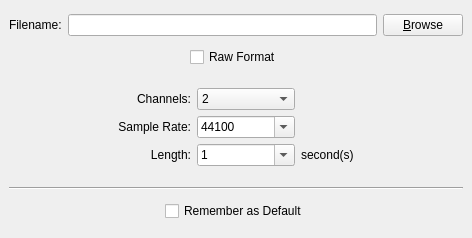
<ui version="4.0" >
 <class>CNewSoundDialogContent</class>
 <widget class="QWidget" name="CNewSoundDialogContent" >
  <property name="geometry" >
   <rect>
    <x>0</x>
    <y>0</y>
    <width>472</width>
    <height>238</height>
   </rect>
  </property>
  <property name="windowTitle" >
   <string>Form</string>
  </property>
  <layout class="QVBoxLayout" >
   <property name="margin" >
    <number>9</number>
   </property>
   <property name="spacing" >
    <number>6</number>
   </property>
   <item>
    <layout class="QHBoxLayout" >
     <property name="margin" >
      <number>0</number>
     </property>
     <property name="spacing" >
      <number>6</number>
     </property>
     <item>
      <widget class="QLabel" name="filenameLabel" >
       <property name="text" >
        <string>Filename:</string>
       </property>
      </widget>
     </item>
     <item>
      <widget class="QLineEdit" name="filenameEdit" />
     </item>
     <item>
      <widget class="QPushButton" name="browseButton" >
       <property name="text" >
        <string>&amp;Browse</string>
       </property>
      </widget>
     </item>
    </layout>
   </item>
   <item>
    <layout class="QHBoxLayout" >
     <property name="margin" >
      <number>0</number>
     </property>
     <property name="spacing" >
      <number>6</number>
     </property>
     <item>
      <spacer>
       <property name="orientation" >
        <enum>Qt::Horizontal</enum>
       </property>
       <property name="sizeHint" >
        <size>
         <width>40</width>
         <height>20</height>
        </size>
       </property>
      </spacer>
     </item>
     <item>
      <widget class="QCheckBox" name="rawFormatCheckBox" >
       <property name="text" >
        <string>Raw Format</string>
       </property>
      </widget>
     </item>
     <item>
      <spacer>
       <property name="orientation" >
        <enum>Qt::Horizontal</enum>
       </property>
       <property name="sizeHint" >
        <size>
         <width>40</width>
         <height>20</height>
        </size>
       </property>
      </spacer>
     </item>
    </layout>
   </item>
   <item>
    <layout class="QGridLayout" >
     <property name="margin" >
      <number>10</number>
     </property>
     <property name="spacing" >
      <number>6</number>
     </property>
     <item row="2" column="2" >
      <widget class="QComboBox" name="lengthComboBox" >
       <property name="sizePolicy" >
        <sizepolicy>
         <hsizetype>7</hsizetype>
         <vsizetype>0</vsizetype>
         <horstretch>0</horstretch>
         <verstretch>0</verstretch>
        </sizepolicy>
       </property>
       <property name="editable" >
        <bool>true</bool>
       </property>
       <property name="currentIndex" >
        <number>3</number>
       </property>
       <item>
        <property name="text" >
         <string>0.25</string>
        </property>
       </item>
       <item>
        <property name="text" >
         <string>0.5</string>
        </property>
       </item>
       <item>
        <property name="text" >
         <string>0.75</string>
        </property>
       </item>
       <item>
        <property name="text" >
         <string>1</string>
        </property>
       </item>
       <item>
        <property name="text" >
         <string>15</string>
        </property>
       </item>
       <item>
        <property name="text" >
         <string>30</string>
        </property>
       </item>
       <item>
        <property name="text" >
         <string>60</string>
        </property>
       </item>
       <item>
        <property name="text" >
         <string>120</string>
        </property>
       </item>
      </widget>
     </item>
     <item row="1" column="1" >
      <widget class="QLabel" name="sampleRateLabel" >
       <property name="text" >
        <string>Sample Rate:</string>
       </property>
       <property name="alignment" >
        <set>Qt::AlignRight|Qt::AlignTrailing|Qt::AlignVCenter</set>
       </property>
      </widget>
     </item>
     <item row="1" column="2" >
      <widget class="QComboBox" name="sampleRateComboBox" >
       <property name="sizePolicy" >
        <sizepolicy>
         <hsizetype>7</hsizetype>
         <vsizetype>0</vsizetype>
         <horstretch>0</horstretch>
         <verstretch>0</verstretch>
        </sizepolicy>
       </property>
       <property name="editable" >
        <bool>true</bool>
       </property>
       <property name="currentIndex" >
        <number>4</number>
       </property>
       <item>
        <property name="text" >
         <string>4000</string>
        </property>
       </item>
       <item>
        <property name="text" >
         <string>8000</string>
        </property>
       </item>
       <item>
        <property name="text" >
         <string>11025</string>
        </property>
       </item>
       <item>
        <property name="text" >
         <string>22050</string>
        </property>
       </item>
       <item>
        <property name="text" >
         <string>44100</string>
        </property>
       </item>
       <item>
        <property name="text" >
         <string>48000</string>
        </property>
       </item>
       <item>
        <property name="text" >
         <string>88200</string>
        </property>
       </item>
       <item>
        <property name="text" >
         <string>96000</string>
        </property>
       </item>
      </widget>
     </item>
     <item row="2" column="1" >
      <widget class="QLabel" name="lengthLabel" >
       <property name="text" >
        <string>Length:</string>
       </property>
       <property name="alignment" >
        <set>Qt::AlignRight|Qt::AlignTrailing|Qt::AlignVCenter</set>
       </property>
      </widget>
     </item>
     <item row="1" column="4" >
      <spacer>
       <property name="orientation" >
        <enum>Qt::Horizontal</enum>
       </property>
       <property name="sizeHint" >
        <size>
         <width>5</width>
         <height>20</height>
        </size>
       </property>
      </spacer>
     </item>
     <item row="1" column="0" >
      <spacer>
       <property name="orientation" >
        <enum>Qt::Horizontal</enum>
       </property>
       <property name="sizeHint" >
        <size>
         <width>5</width>
         <height>20</height>
        </size>
       </property>
      </spacer>
     </item>
     <item row="2" column="3" >
      <widget class="QLabel" name="lengthLabel2" >
       <property name="text" >
        <string>second(s)</string>
       </property>
      </widget>
     </item>
     <item row="0" column="2" >
      <widget class="QComboBox" name="channelCountComboBox" >
       <property name="sizePolicy" >
        <sizepolicy>
         <hsizetype>7</hsizetype>
         <vsizetype>0</vsizetype>
         <horstretch>0</horstretch>
         <verstretch>0</verstretch>
        </sizepolicy>
       </property>
       <property name="currentIndex" >
        <number>1</number>
       </property>
       <item>
        <property name="text" >
         <string>1</string>
        </property>
       </item>
       <item>
        <property name="text" >
         <string>2</string>
        </property>
       </item>
       <item>
        <property name="text" >
         <string>3</string>
        </property>
       </item>
       <item>
        <property name="text" >
         <string>4</string>
        </property>
       </item>
       <item>
        <property name="text" >
         <string>5</string>
        </property>
       </item>
       <item>
        <property name="text" >
         <string>6</string>
        </property>
       </item>
       <item>
        <property name="text" >
         <string>7</string>
        </property>
       </item>
       <item>
        <property name="text" >
         <string>8</string>
        </property>
       </item>
      </widget>
     </item>
     <item row="0" column="1" >
      <widget class="QLabel" name="channelCountLabel" >
       <property name="text" >
        <string>Channels:</string>
       </property>
       <property name="alignment" >
        <set>Qt::AlignRight|Qt::AlignTrailing|Qt::AlignVCenter</set>
       </property>
      </widget>
     </item>
    </layout>
   </item>
   <item>
    <widget class="Line" name="line" >
     <property name="orientation" >
      <enum>Qt::Horizontal</enum>
     </property>
    </widget>
   </item>
   <item>
    <layout class="QHBoxLayout" >
     <property name="margin" >
      <number>0</number>
     </property>
     <property name="spacing" >
      <number>6</number>
     </property>
     <item>
      <spacer>
       <property name="orientation" >
        <enum>Qt::Horizontal</enum>
       </property>
       <property name="sizeHint" >
        <size>
         <width>40</width>
         <height>20</height>
        </size>
       </property>
      </spacer>
     </item>
     <item>
      <widget class="QCheckBox" name="rememberAsDefaultCheckBox" >
       <property name="text" >
        <string>Remember as Default</string>
       </property>
      </widget>
     </item>
     <item>
      <spacer>
       <property name="orientation" >
        <enum>Qt::Horizontal</enum>
       </property>
       <property name="sizeHint" >
        <size>
         <width>40</width>
         <height>20</height>
        </size>
       </property>
      </spacer>
     </item>
    </layout>
   </item>
  </layout>
 </widget>
 <resources/>
 <connections/>
</ui>
